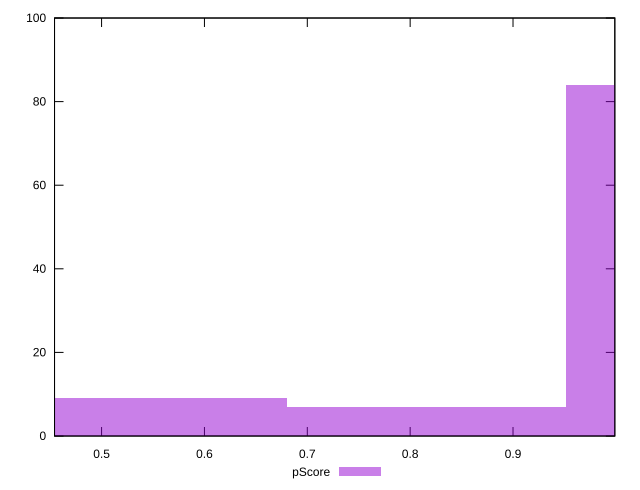

This figure's gnuplot source:
reset

$pScore <<EOF
1.0879177950848045 84
0.8159383463136034 7
0.5439588975424022 9
EOF

set key outside below
set boxwidth 0.2719794487712011
set xrange [0.4542567092522793:0.9989792608483734]
set yrange [0:100]
set trange [0:100]
set style fill transparent solid 0.5 noborder
set terminal svg size 640, 490 enhanced background rgb 'white'
set output "reports/report_00028_2021-02-24T12-49-42.674Z/first-cpu-idle/samples/card/pScore/histogram.svg"

plot $pScore title "pScore" with boxes

reset
